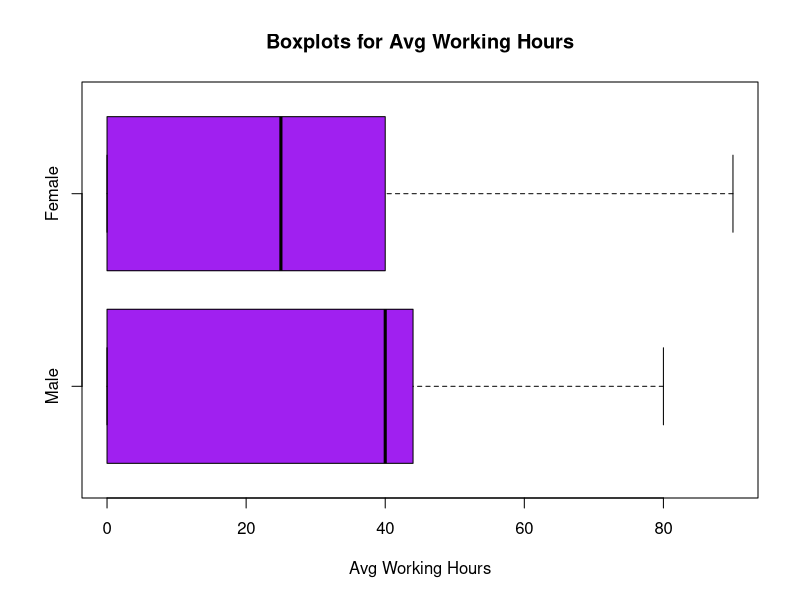

Write the R code that produced this figure.
# Set working directory
setwd("/Users/amandaquan/Library/CloudStorage/OneDrive-CalPoly/BUS 497/Final Project")

# Import excel file
library(readxl)
ERIMData <- read_excel("ERIMData.xlsx")
View(ERIMData)

# Remove Missing Values From Dataset
length(which(is.na(ERIMData))) # 4
which(is.na(ERIMData)) # 3676 10663 12081 14658

# Remove NAs from the Dataset
Omission_Data = na.omit(ERIMData)

# Subseting Residence Status & Education Level (Male & Female) 
myData1 = ERIMData[,c("ResStatus","MEdu")]
myData2 = ERIMData[,c("ResStatus","FEdu")]


# Create Custom Binning the Data Based the Education level 
# Subseting Male Education
myData1$Binning = cut(ERIMData$MEdu, breaks = c(-Inf, 8, 9, 10, 11),
                    labels = c("No College", "College", "Graduate", "Post-Graduate"))

# Count the number of Bins
length(which(myData1$Binning == "No College")) # 2474
length(which(myData1$Binning == "College")) # 414
length(which(myData1$Binning == "Graduate")) # 102
length(which(myData1$Binning == "Post-Graduate")) # 199


# Subseting Female Education
myData2$Binning = cut(ERIMData$FEdu, breaks = c(-Inf, 8, 9, 10, 11),
                      labels = c("No College", "College", "Graduate", "Post-Graduate"))

length(which(myData2$Binning == "No College")) # 2448
length(which(myData2$Binning == "College")) # 451
length(which(myData2$Binning == "Graduate")) # 141
length(which(myData2$Binning == "Post-Graduate")) # 149


# Create a Boxplot for Male/Female Avg Working Hours

# Male Avg Working Hours
boxplot(ERIMData$MWrkHrs, ERIMData$FWrkHrs, 
        main = "Boxplots for Avg Working Hours",
        xlab = "Avg Working Hours",
        names = c("Male", "Female"),
        horizontal = TRUE,
        col = "purple")

summary(ERIMData$MWrkHrs) # Min. 1st Qu.  Median    Mean 3rd Qu.    Max. 
                          # 0.00    0.00   40.00   26.34   44.00   80.00

summary(ERIMData$FWrkHrs) # Min. 1st Qu.  Median    Mean 3rd Qu.    Max. 
                          # 0.00    0.00   25.00   22.11   40.00   90.00 

# Based on observation: On average, males work more than females. 
# Males working on avg of 26.34 hrs compared to females where they work 22.11 hours.


















